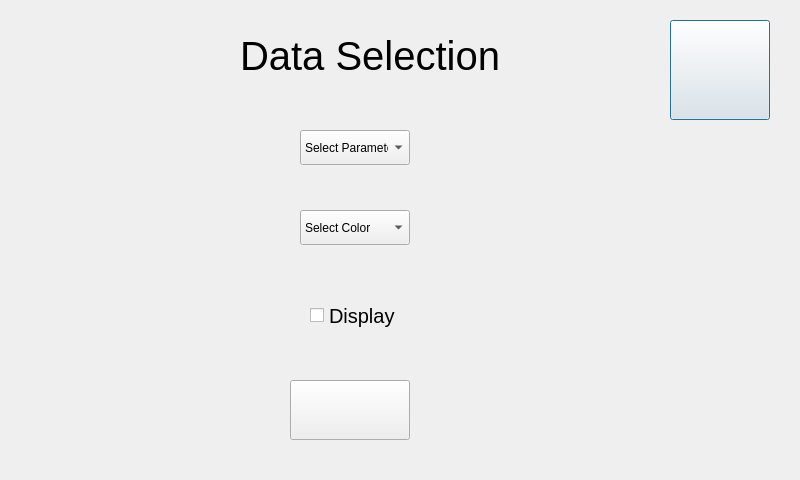
<?xml version="1.0" encoding="UTF-8"?>
<ui version="4.0">
 <class>dataselection405form</class>
 <widget class="QDialog" name="dataselection405form">
  <property name="geometry">
   <rect>
    <x>0</x>
    <y>0</y>
    <width>800</width>
    <height>480</height>
   </rect>
  </property>
  <property name="windowTitle">
   <string>Dialog</string>
  </property>
  <widget class="QLabel" name="DataSelection">
   <property name="geometry">
    <rect>
     <x>240</x>
     <y>10</y>
     <width>281</width>
     <height>91</height>
    </rect>
   </property>
   <property name="font">
    <font>
     <pointsize>30</pointsize>
    </font>
   </property>
   <property name="text">
    <string>Data Selection</string>
   </property>
  </widget>
  <widget class="QPushButton" name="Back">
   <property name="geometry">
    <rect>
     <x>670</x>
     <y>20</y>
     <width>100</width>
     <height>100</height>
    </rect>
   </property>
   <property name="text">
    <string/>
   </property>
   <property name="icon">
    <iconset resource="../../resources.qrc">
     <normaloff>:/Buttons/button_back.jpg</normaloff>:/Buttons/button_back.jpg</iconset>
   </property>
   <property name="iconSize">
    <size>
     <width>100</width>
     <height>100</height>
    </size>
   </property>
  </widget>
  <widget class="QPushButton" name="Save">
   <property name="geometry">
    <rect>
     <x>290</x>
     <y>380</y>
     <width>120</width>
     <height>60</height>
    </rect>
   </property>
   <property name="text">
    <string/>
   </property>
   <property name="icon">
    <iconset resource="../../resources.qrc">
     <normaloff>:/Buttons/button_save.jpg</normaloff>:/Buttons/button_save.jpg</iconset>
   </property>
   <property name="iconSize">
    <size>
     <width>120</width>
     <height>60</height>
    </size>
   </property>
  </widget>
  <widget class="QComboBox" name="Parameter">
   <property name="geometry">
    <rect>
     <x>300</x>
     <y>130</y>
     <width>110</width>
     <height>35</height>
    </rect>
   </property>
   <item>
    <property name="text">
     <string>Select Parameter</string>
    </property>
   </item>
  </widget>
  <widget class="QComboBox" name="ColorSelect">
   <property name="geometry">
    <rect>
     <x>300</x>
     <y>210</y>
     <width>110</width>
     <height>35</height>
    </rect>
   </property>
   <item>
    <property name="text">
     <string>Select Color</string>
    </property>
   </item>
   <item>
    <property name="text">
     <string>Blue</string>
    </property>
   </item>
   <item>
    <property name="text">
     <string>Dark Blue</string>
    </property>
   </item>
   <item>
    <property name="text">
     <string>Red</string>
    </property>
   </item>
   <item>
    <property name="text">
     <string>Dark Red</string>
    </property>
   </item>
   <item>
    <property name="text">
     <string>Green</string>
    </property>
   </item>
   <item>
    <property name="text">
     <string>Dark Green</string>
    </property>
   </item>
   <item>
    <property name="text">
     <string>Yellow</string>
    </property>
   </item>
   <item>
    <property name="text">
     <string>Dark Yellow</string>
    </property>
   </item>
   <item>
    <property name="text">
     <string>Magenta</string>
    </property>
   </item>
   <item>
    <property name="text">
     <string>Dark Magenta</string>
    </property>
   </item>
   <item>
    <property name="text">
     <string>Gray</string>
    </property>
   </item>
   <item>
    <property name="text">
     <string>Dark Gray</string>
    </property>
   </item>
  </widget>
  <widget class="QCheckBox" name="Display">
   <property name="geometry">
    <rect>
     <x>310</x>
     <y>290</y>
     <width>101</width>
     <height>51</height>
    </rect>
   </property>
   <property name="font">
    <font>
     <pointsize>15</pointsize>
    </font>
   </property>
   <property name="text">
    <string>Display</string>
   </property>
  </widget>
 </widget>
 <resources>
  <include location="../../resources.qrc"/>
 </resources>
 <connections/>
</ui>
